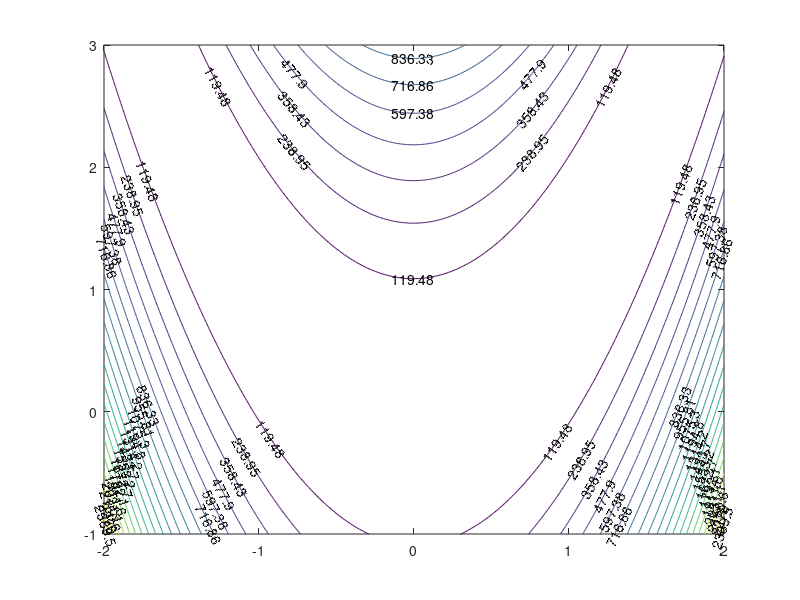
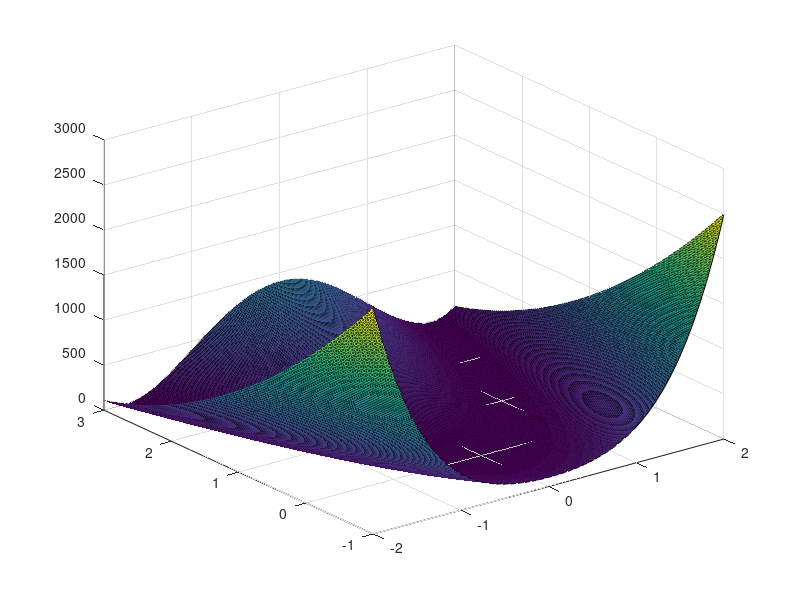

Reproduce these figures in MATLAB, in order.
%Contour plot
close all
x = -2:0.01:2;
y = -1:0.01:3;
[X,Y] = meshgrid(x,y);
Z = 100*(Y-X.^2).^2+(1-X).^2;
figure;
contour(X,Y,Z,20,'ShowText', 'on');
figure;
surf(X,Y,Z);

%Z(295:305,295:305) -> indeed (1,1) is minimum, in fact value is zero